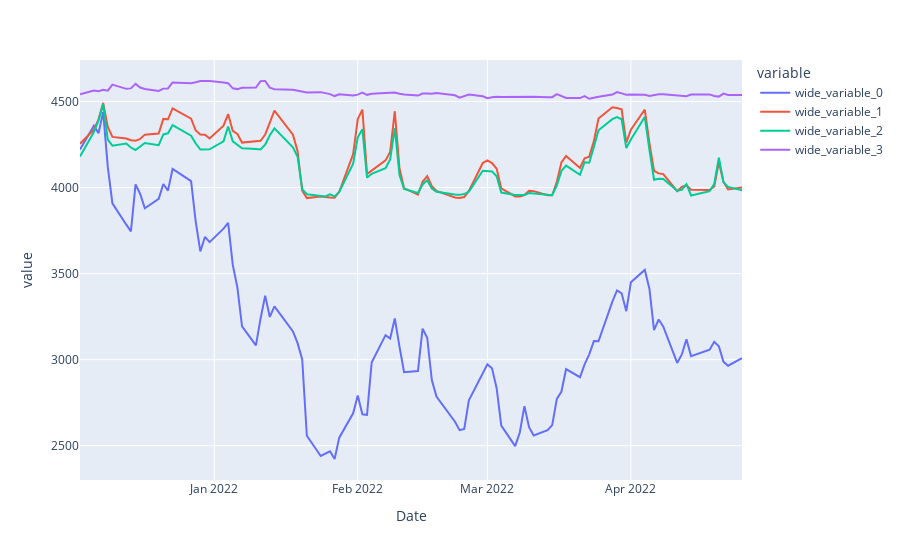

The cell this chart's notebook holds for it:
### Code cell
df = pd.DataFrame(columns = ['MAE', 'MSE', 'R2'], index = ['squared','absolute', 'poisson'])
show_results(df,rf_se, rf_ae,rf_poisson)
